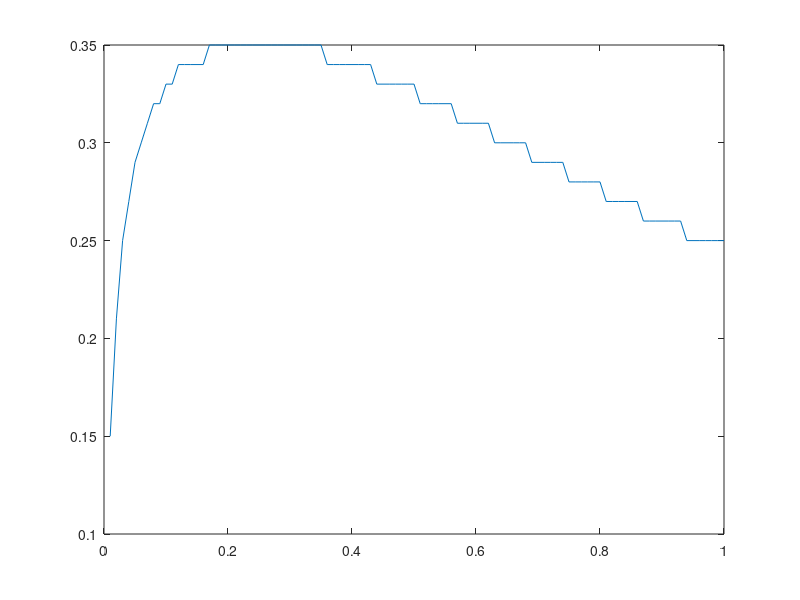

Recreate this plot in MATLAB.
mu  = inline('sin(2*pi*x)');

lam       = 1.233701;
barmu     = 0;
bari2mu   = 1/2; %integral(mu^2);
m        = 2*pi;% maximum of \mu'
for j=1:100
    delta = j/100;
     for i= 1:100
         t=0:.01:delta;
         a(i)=i/100;
         %Y1=gampdf(t, 1.088870, 0.810570).*(exp(barmu*a(i))+exp(-barmu*a(i))).*exp(-.5*bari2mu.*t-m*a(i)*(t+delta));
         Y1=lam/a(i)^2*exp(-lam/a(i)^2*t).*(exp(barmu*a(i))+exp(-barmu*a(i))).*exp(-.5*bari2mu.*t-m*a(i)*(t+delta));

         Y1=sum(t.*Y1*.01);
         Y2=delta*exp(-lam/a(i)^2*delta)*exp(barmu^2/2*delta)*exp(-.5*bari2mu.*delta-2*m*a(i)*(delta));

         U(i)=Y1+Y2;
     end
    [opt,Index]  = max(U);
    Delt(j)      = delta;
    opt_level(j) = a(Index);
    opt_val(j)   = opt;
end
plot(Delt,opt_level)

